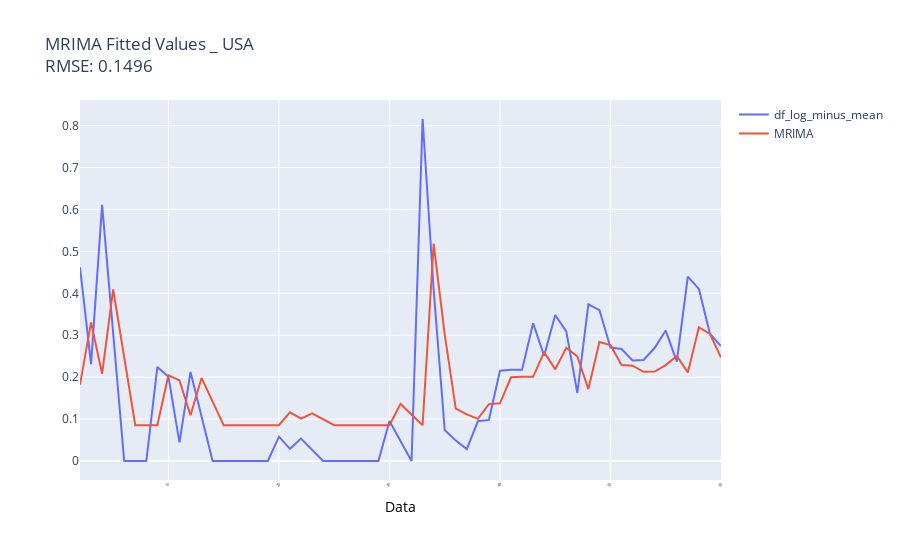

Notebook code for this chart:
### Markdown cell above
#### Plot Fitted Values

### Code cell
# have same index
RMSE = np.sqrt(sum((df6['log_minus_mean'].loc[results_mean.fittedvalues.index]-results_mean.fittedvalues)**2)/results_mean.fittedvalues.size)
print('RMSE: %.4f'% RMSE)

# convert Series file to Data Frame
a =results_mean.fittedvalues.to_frame()
a.rename(columns={0:'confirmed'}, inplace=True)

trace1 = go.Scatter(y = a['confirmed'],x = a.index,mode = 'lines',name = 'MRIMA')

# trace0 = go.Scatter(y = df6['log_minus_mean']['confirmed'],x = df_log_minus_mean.index,mode = 'lines',name = 'df_log_minus_mean')
trace0 = go.Scatter(y = df6['log_minus_mean'],x = df6['log_minus_mean'].index,mode = 'lines',name = 'df_log_minus_mean')
data = [trace0, trace1]
layout = dict(
    title = 'MRIMA Fitted Values _ USA' +'<br>'+'RMSE: %.4f'% RMSE, 
    xaxis=dict(
        title= dict(text = 'Data',font = dict(color = 'black')),
        tickangle = -45,
        tickfont=dict(size = 4),
        automargin=True)
)
fig = go.Figure(data, layout)
off.iplot(fig)
# fig.write_html('Plots/ARIMA_fittedValues.html')    # save as html file
# fig.write_image('Plots/ARIMA_fittedValues.pdf')    # save as image file

### Figure 1 — Plotly figure (JSON) as saved in the notebook; plotly's stock layout.template omitted (floating-point values rounded to 4 significant figures)
{"data": [{"mode": "lines", "name": "df_log_minus_mean", "type": "scatter", "x": [2, 3, 4, 5, 6, 7, 8, 9, 10, 11, 12, 13, 14, 15, 16, 17, 18, 19, 20, 21, 22, 23, 24, 25, 26, 27, 28, 29, 30, 31, 32, 33, 34, 35, 36, 37, 38, 39, 40, 41, 42, 43, 44, 45, 46, 47, 48, 49, 50, 51, 52, 53, 54, 55, 56, 57, 58, 59, 60], "y": [0.4621, 0.231, 0.6109, 0.3054, 0, 0, 0, 0.2243, 0.2012, 0.04451, 0.2123, 0.1062, 1.332e-15, 1.332e-15, 1.332e-15, 1.332e-15, 1.332e-15, 1.332e-15, 0.05801, 0.029, 0.05336, 0.02668, 1.776e-15, 1.776e-15, 1.776e-15, 1.776e-15, 1.776e-15, 1.776e-15, 0.0954, 0.0477, 8.882e-16, 0.8159, 0.4079, 0.07415, 0.04867, 0.0284, 0.09474, 0.09809, 0.2155, 0.2174, 0.2174, 0.3284, 0.2509, 0.3482, 0.3091, 0.1623, 0.3736, 0.3601, 0.2705, 0.2672, 0.2396, 0.241, 0.2701, 0.3112, 0.2371, 0.44, 0.4106, 0.3037, 0.2738]}, {"mode": "lines", "name": "MRIMA", "type": "scatter", "x": [2, 3, 4, 5, 6, 7, 8, 9, 10, 11, 12, 13, 14, 15, 16, 17, 18, 19, 20, 21, 22, 23, 24, 25, 26, 27, 28, 29, 30, 31, 32, 33, 34, 35, 36, 37, 38, 39, 40, 41, 42, 43, 44, 45, 46, 47, 48, 49, 50, 51, 52, 53, 54, 55, 56, 57, 58, 59, 60], "y": [0.1821, 0.3307, 0.2081, 0.4096, 0.2475, 0.08547, 0.08547, 0.08547, 0.2045, 0.1922, 0.1091, 0.1981, 0.1418, 0.08547, 0.08547, 0.08547, 0.08547, 0.08547, 0.08547, 0.1162, 0.1009, 0.1138, 0.09962, 0.08547, 0.08547, 0.08547, 0.08547, 0.08547, 0.08547, 0.1361, 0.1108, 0.08547, 0.5184, 0.3019, 0.1248, 0.1113, 0.1005, 0.1357, 0.1375, 0.1998, 0.2009, 0.2008, 0.2597, 0.2186, 0.2703, 0.2495, 0.1716, 0.2837, 0.2765, 0.229, 0.2272, 0.2126, 0.2133, 0.2288, 0.2506, 0.2113, 0.3189, 0.3033, 0.2466]}], "layout": {"title": {"text": "MRIMA Fitted Values _ USA<br>RMSE: 0.1496"}, "xaxis": {"automargin": true, "tickangle": -45, "tickfont": {"size": 4}, "title": {"font": {"color": "black"}, "text": "Data"}}}}
